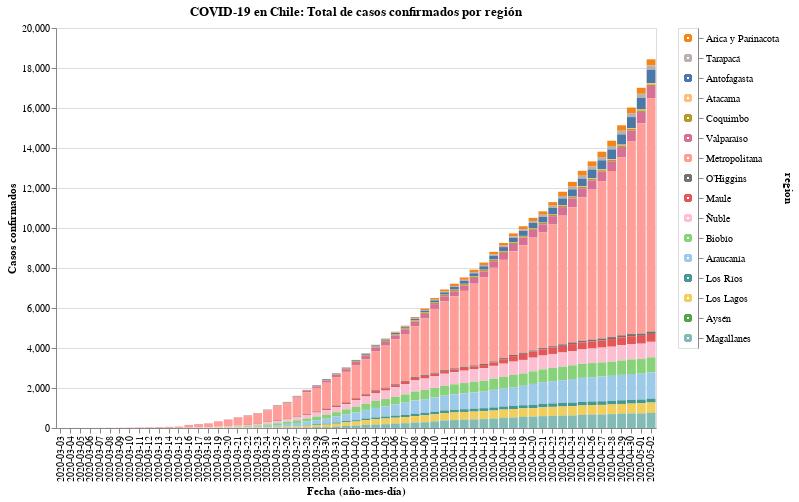

Notebook code for this chart:
### Code cell
#hide_input
input_dropdown = alt.binding_select(options=data['region'].unique())
selection1 = alt.selection_single(fields=['region'], bind=input_dropdown, name=' ')
selection2 = alt.selection_multi(fields=['region'], on='mouseover')
color = alt.condition(selection1 | selection2,
                    alt.Color('region:N', scale=alt.Scale(scheme='tableau20'), legend=None),
                    alt.value('lightgray'))

chart = alt.Chart(data).mark_bar().encode(
    x=alt.X('date:O', axis=alt.Axis(title='Fecha (año-mes-día)')),
    y=alt.Y('casos', axis=alt.Axis(title='Casos confirmados')),
    color=color,
    tooltip=['date', 'region', 'casos'],
    order=alt.Order(
    # Sort the segments of the bars by this field
    'codigo region',
    sort='descending'
    )
).properties(
    title='COVID-19 en Chile: Total de casos confirmados por región'
).add_selection(
    selection1, selection2
).transform_filter(
    selection1
)

legend = alt.Chart(data).mark_point().encode(
    y=alt.Y('region:N', axis=alt.Axis(orient='right'), sort=regiones),
    color=color
).add_selection(
    selection1, selection2
)

chart.properties(width=600, height=400) | legend

### Figure 1 — Vega-Lite specification as saved in the notebook (floating-point values rounded to 4 significant figures; data arrays with more than 128 entries replaced by an {"elided": "..."} marker saying what was removed)
{"config": {"view": {"continuousWidth": 400, "continuousHeight": 300}}, "hconcat": [{"mark": "bar", "encoding": {"color": {"condition": {"type": "nominal", "field": "region", "legend": null, "scale": {"scheme": "tableau20"}, "selection": {"or": [" ", "selector001"]}}, "value": "lightgray"}, "order": {"type": "quantitative", "field": "codigo region", "sort": "descending"}, "tooltip": [{"type": "nominal", "field": "date"}, {"type": "nominal", "field": "region"}, {"type": "quantitative", "field": "casos"}], "x": {"type": "ordinal", "axis": {"title": "Fecha (año-mes-día)"}, "field": "date"}, "y": {"type": "quantitative", "axis": {"title": "Casos confirmados"}, "field": "casos"}}, "height": 400, "selection": {" ": {"type": "single", "fields": ["region"], "bind": {"input": "select", "options": ["Arica y Parinacota", "Tarapacá", "Antofagasta", "Atacama", "Coquimbo", "Valparaíso", "Metropolitana", "O’Higgins", "Maule", "Ñuble", "Biobío", "Araucanía", "Los Ríos", "Los Lagos", "Aysén", "Magallanes"]}}, "selector001": {"type": "multi", "fields": ["region"], "on": "mouseover"}}, "title": "COVID-19 en Chile: Total de casos confirmados por región", "transform": [{"filter": {"selection": " "}}], "width": 600}, {"mark": "point", "encoding": {"color": {"condition": {"type": "nominal", "field": "region", "legend": null, "scale": {"scheme": "tableau20"}, "selection": {"or": [" ", "selector001"]}}, "value": "lightgray"}, "y": {"type": "nominal", "axis": {"orient": "right"}, "field": "region", "sort": ["Arica y Parinacota", "Tarapacá", "Antofagasta", "Atacama", "Coquimbo", "Valparaíso", "Metropolitana", "O’Higgins", "Maule", "Ñuble", "Biobío", "Araucanía", "Los Ríos", "Los Lagos", "Aysén", "Magallanes"]}}, "selection": {" ": {"type": "single", "fields": ["region"], "bind": {"input": "select", "options": ["Arica y Parinacota", "Tarapacá", "Antofagasta", "Atacama", "Coquimbo", "Valparaíso", "Metropolitana", "O’Higgins", "Maule", "Ñuble", "Biobío", "Araucanía", "Los Ríos", "Los Lagos", "Aysén", "Magallanes"]}}, "selector001": {"type": "multi", "fields": ["region"], "on": "mouseover"}}}], "data": {"name": "data-62e8903fe5306a09a6b032e58d5fb20d"}, "$schema": "https://vega.github.io/schema/vega-lite/v4.8.1.json", "datasets": {"data-62e8903fe5306a09a6b032e58d5fb20d": {"elided": "976 records"}}}
